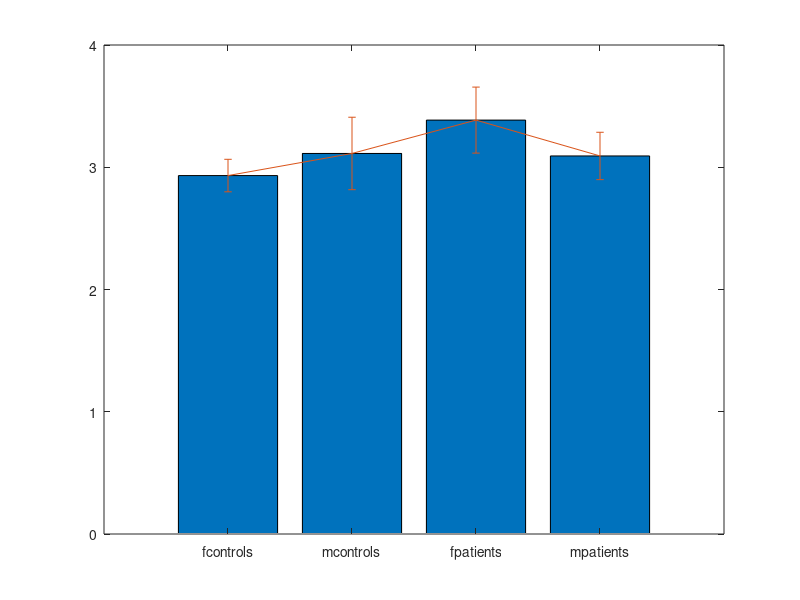

MATLAB code to generate this figure:
% Question 3d
% Makes a bar plot of the average survival rate and standard deviation for
% four groups of subjects.

% Load the data as structures.
c = load('controls.mat');
r = load('riluzole.mat');

% Isolate the survival rates for each group.
surv_f_c = c.survival(strcmp(c.gender, 'f'));
surv_m_c = c.survival(strcmp(c.gender, 'm'));
surv_f_r = r.survival(strcmp(r.gender, 'f'));
surv_m_r = r.survival(strcmp(r.gender, 'm'));

% Find the mean and standard deviation of the survival rates for each group
all_means = [mean(surv_f_c), mean(surv_m_c),mean(surv_f_r), mean(surv_m_r)];
all_stds = [std(surv_f_c), std(surv_m_c),std(surv_f_r), std(surv_m_r)];

% Make a bar plot of the means and the standard deviations as the errorbars
bar(all_means)
hold on
errorbar(all_means, all_stds)
set(gca,'xticklabel',{'fcontrols', 'mcontrols', 'fpatients', 'mpatients'})